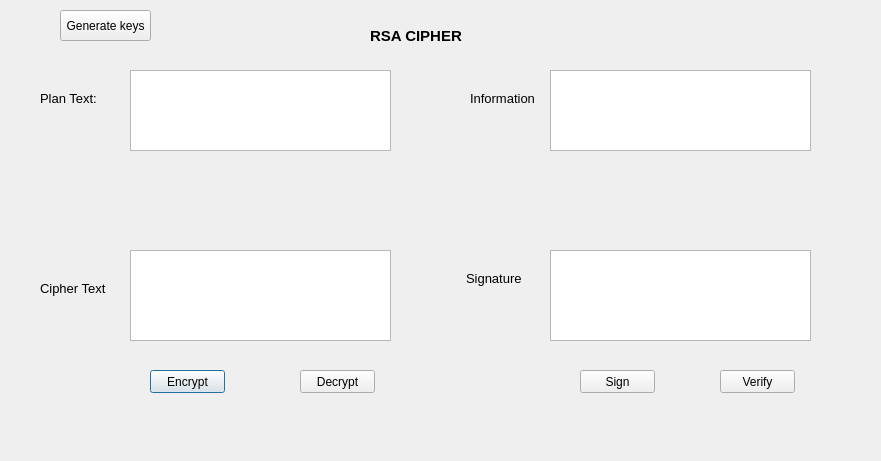
<?xml version="1.0" encoding="UTF-8"?>
<ui version="4.0">
 <class>Dialog</class>
 <widget class="QDialog" name="Dialog">
  <property name="geometry">
   <rect>
    <x>0</x>
    <y>0</y>
    <width>881</width>
    <height>461</height>
   </rect>
  </property>
  <widget class="QLabel" name="label">
   <property name="geometry">
    <rect>
     <x>370</x>
     <y>20</y>
     <width>171</width>
     <height>31</height>
    </rect>
   </property>
   <property name="font">
    <font>
     <pointsize>11</pointsize>
     <weight>75</weight>
     <bold>true</bold>
    </font>
   </property>
   <property name="text">
    <string>RSA CIPHER</string>
   </property>
  </widget>
  <widget class="QLabel" name="label_2">
   <property name="geometry">
    <rect>
     <x>40</x>
     <y>90</y>
     <width>81</width>
     <height>16</height>
    </rect>
   </property>
   <property name="font">
    <font>
     <pointsize>10</pointsize>
    </font>
   </property>
   <property name="text">
    <string>Plan Text:</string>
   </property>
  </widget>
  <widget class="QLabel" name="label_3">
   <property name="geometry">
    <rect>
     <x>466</x>
     <y>270</y>
     <width>61</width>
     <height>16</height>
    </rect>
   </property>
   <property name="font">
    <font>
     <pointsize>10</pointsize>
    </font>
   </property>
   <property name="text">
    <string>Signature</string>
   </property>
  </widget>
  <widget class="QLabel" name="label_4">
   <property name="geometry">
    <rect>
     <x>40</x>
     <y>280</y>
     <width>71</width>
     <height>16</height>
    </rect>
   </property>
   <property name="font">
    <font>
     <pointsize>10</pointsize>
    </font>
   </property>
   <property name="text">
    <string>Cipher Text</string>
   </property>
  </widget>
  <widget class="QLabel" name="label_5">
   <property name="geometry">
    <rect>
     <x>470</x>
     <y>90</y>
     <width>71</width>
     <height>16</height>
    </rect>
   </property>
   <property name="font">
    <font>
     <pointsize>10</pointsize>
    </font>
   </property>
   <property name="text">
    <string>Information</string>
   </property>
  </widget>
  <widget class="QPlainTextEdit" name="txt_plain_text">
   <property name="geometry">
    <rect>
     <x>130</x>
     <y>70</y>
     <width>261</width>
     <height>81</height>
    </rect>
   </property>
  </widget>
  <widget class="QPlainTextEdit" name="txt_cipher_text">
   <property name="geometry">
    <rect>
     <x>130</x>
     <y>250</y>
     <width>261</width>
     <height>91</height>
    </rect>
   </property>
  </widget>
  <widget class="QPlainTextEdit" name="txt_info">
   <property name="geometry">
    <rect>
     <x>550</x>
     <y>70</y>
     <width>261</width>
     <height>81</height>
    </rect>
   </property>
  </widget>
  <widget class="QPlainTextEdit" name="txt_sign">
   <property name="geometry">
    <rect>
     <x>550</x>
     <y>250</y>
     <width>261</width>
     <height>91</height>
    </rect>
   </property>
  </widget>
  <widget class="QPushButton" name="btn_encrypt">
   <property name="geometry">
    <rect>
     <x>150</x>
     <y>370</y>
     <width>75</width>
     <height>23</height>
    </rect>
   </property>
   <property name="text">
    <string>Encrypt</string>
   </property>
  </widget>
  <widget class="QPushButton" name="btn_decrypt">
   <property name="geometry">
    <rect>
     <x>300</x>
     <y>370</y>
     <width>75</width>
     <height>23</height>
    </rect>
   </property>
   <property name="text">
    <string>Decrypt</string>
   </property>
  </widget>
  <widget class="QPushButton" name="btn_sign">
   <property name="geometry">
    <rect>
     <x>580</x>
     <y>370</y>
     <width>75</width>
     <height>23</height>
    </rect>
   </property>
   <property name="text">
    <string>Sign</string>
   </property>
  </widget>
  <widget class="QPushButton" name="btn_verify">
   <property name="geometry">
    <rect>
     <x>720</x>
     <y>370</y>
     <width>75</width>
     <height>23</height>
    </rect>
   </property>
   <property name="text">
    <string>Verify</string>
   </property>
  </widget>
  <widget class="QPushButton" name="btn_gen_keys">
   <property name="geometry">
    <rect>
     <x>60</x>
     <y>10</y>
     <width>91</width>
     <height>31</height>
    </rect>
   </property>
   <property name="text">
    <string>Generate keys</string>
   </property>
  </widget>
 </widget>
 <resources/>
 <connections/>
</ui>
